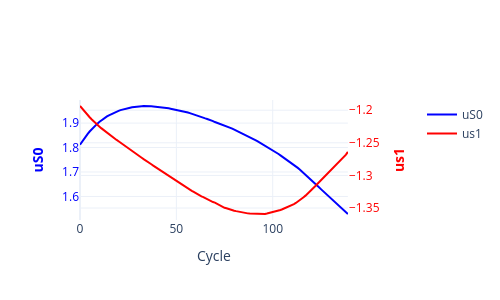
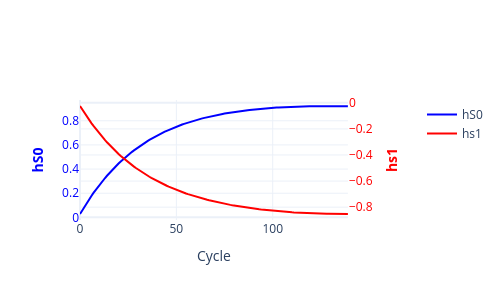
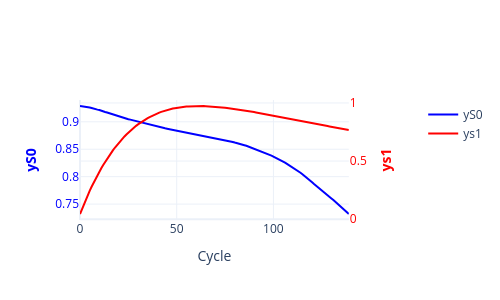
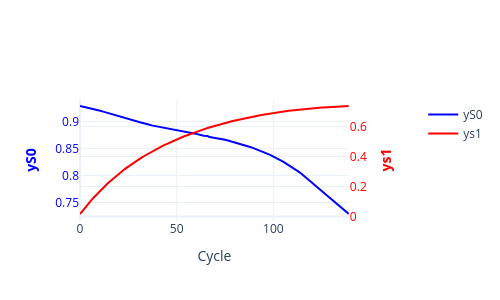

Source (notebook cell) for these figures, in order:
### Code cell
mode = 'ahead'
X,Y = PrepareData(sig,3,3,'ahead')
hi=np.array([0,0,0])
n = -1
if mode == 'ahead': n=0
i=0
yR,yP,hP,uP = [],[],[],[]
for i,x in enumerate(X[:]):
    yr = Y[i]
    u = wr@hi + wi@x
    h = (1-1/tau)*hi + Activation(u,mode='tanh')/tau
    yp = wo@h
    hi=h
    yR.append(yr)
    yP.append(yp)
    hP.append(h)
    uP.append(u)
    '''print(f'u_{i+1}:',u)
    print(f'h_{i+1}:',h)
    print(f'y_{i+1}:',yp)
    print('-----------')'''

hP = np.array(hP).T
uP = np.array(uP).T
yP = np.array(yP).T
yR = np.array(yR).T
PlotTwoScalesPLY(y1=uP[0],y2=uP[1],y1_name='uS0',y2_name='us1')
PlotTwoScalesPLY(y1=hP[0],y2=hP[1],y1_name='hS0',y2_name='hs1')
PlotTwoScalesPLY(y1=yR[0],y2=yP[0],y1_name='yS0',y2_name='ys1')
PlotTwoScalesPLY(y1=yR[1],y2=yP[1],y1_name='yS0',y2_name='ys1')
PlotTwoScalesPLY(y1=yR[2],y2=yP[2],y1_name='yS0',y2_name='ys1')

### Figure 1 — Plotly figure (JSON) as saved in the notebook; plotly's stock layout.template omitted (floating-point values rounded to 4 significant figures; data arrays with more than 128 entries replaced by an {"elided": "..."} marker saying what was removed)
{"data": [{"line": {"color": "blue"}, "name": "uS0", "type": "scatter", "x": {"elided": "140 int values"}, "xaxis": "x", "y": {"elided": "140 float values"}, "yaxis": "y"}, {"line": {"color": "red"}, "name": "us1", "type": "scatter", "x": {"elided": "140 int values"}, "xaxis": "x", "y": {"elided": "140 float values"}, "yaxis": "y2"}], "layout": {"height": 300, "legend": {"orientation": "v", "x": 1.2, "y": 1}, "width": 500, "xaxis": {"anchor": "y", "domain": [0, 0.94], "title": {"text": "Cycle"}}, "yaxis": {"anchor": "x", "domain": [0, 1], "tickfont": {"color": "blue"}, "title": {"font": {"color": "blue"}, "text": "<b>uS0</b>"}}, "yaxis2": {"anchor": "x", "overlaying": "y", "side": "right", "tickfont": {"color": "red"}, "title": {"font": {"color": "red"}, "text": "<b>us1</b>"}}}}

### Figure 2 — Plotly figure (JSON) as saved in the notebook; plotly's stock layout.template omitted (floating-point values rounded to 4 significant figures; data arrays with more than 128 entries replaced by an {"elided": "..."} marker saying what was removed)
{"data": [{"line": {"color": "blue"}, "name": "hS0", "type": "scatter", "x": {"elided": "140 int values"}, "xaxis": "x", "y": {"elided": "140 float values"}, "yaxis": "y"}, {"line": {"color": "red"}, "name": "hs1", "type": "scatter", "x": {"elided": "140 int values"}, "xaxis": "x", "y": {"elided": "140 float values"}, "yaxis": "y2"}], "layout": {"height": 300, "legend": {"orientation": "v", "x": 1.2, "y": 1}, "width": 500, "xaxis": {"anchor": "y", "domain": [0, 0.94], "title": {"text": "Cycle"}}, "yaxis": {"anchor": "x", "domain": [0, 1], "tickfont": {"color": "blue"}, "title": {"font": {"color": "blue"}, "text": "<b>hS0</b>"}}, "yaxis2": {"anchor": "x", "overlaying": "y", "side": "right", "tickfont": {"color": "red"}, "title": {"font": {"color": "red"}, "text": "<b>hs1</b>"}}}}

### Figure 3 — Plotly figure (JSON) as saved in the notebook; plotly's stock layout.template omitted (floating-point values rounded to 4 significant figures; data arrays with more than 128 entries replaced by an {"elided": "..."} marker saying what was removed)
{"data": [{"line": {"color": "blue"}, "name": "yS0", "type": "scatter", "x": {"elided": "140 int values"}, "xaxis": "x", "y": {"elided": "140 float values"}, "yaxis": "y"}, {"line": {"color": "red"}, "name": "ys1", "type": "scatter", "x": {"elided": "140 int values"}, "xaxis": "x", "y": {"elided": "140 float values"}, "yaxis": "y2"}], "layout": {"height": 300, "legend": {"orientation": "v", "x": 1.2, "y": 1}, "width": 500, "xaxis": {"anchor": "y", "domain": [0, 0.94], "title": {"text": "Cycle"}}, "yaxis": {"anchor": "x", "domain": [0, 1], "tickfont": {"color": "blue"}, "title": {"font": {"color": "blue"}, "text": "<b>yS0</b>"}}, "yaxis2": {"anchor": "x", "overlaying": "y", "side": "right", "tickfont": {"color": "red"}, "title": {"font": {"color": "red"}, "text": "<b>ys1</b>"}}}}

### Figure 4 — Plotly figure (JSON) as saved in the notebook; plotly's stock layout.template omitted (floating-point values rounded to 4 significant figures; data arrays with more than 128 entries replaced by an {"elided": "..."} marker saying what was removed)
{"data": [{"line": {"color": "blue"}, "name": "yS0", "type": "scatter", "x": {"elided": "140 int values"}, "xaxis": "x", "y": {"elided": "140 float values"}, "yaxis": "y"}, {"line": {"color": "red"}, "name": "ys1", "type": "scatter", "x": {"elided": "140 int values"}, "xaxis": "x", "y": {"elided": "140 float values"}, "yaxis": "y2"}], "layout": {"height": 300, "legend": {"orientation": "v", "x": 1.2, "y": 1}, "width": 500, "xaxis": {"anchor": "y", "domain": [0, 0.94], "title": {"text": "Cycle"}}, "yaxis": {"anchor": "x", "domain": [0, 1], "tickfont": {"color": "blue"}, "title": {"font": {"color": "blue"}, "text": "<b>yS0</b>"}}, "yaxis2": {"anchor": "x", "overlaying": "y", "side": "right", "tickfont": {"color": "red"}, "title": {"font": {"color": "red"}, "text": "<b>ys1</b>"}}}}
